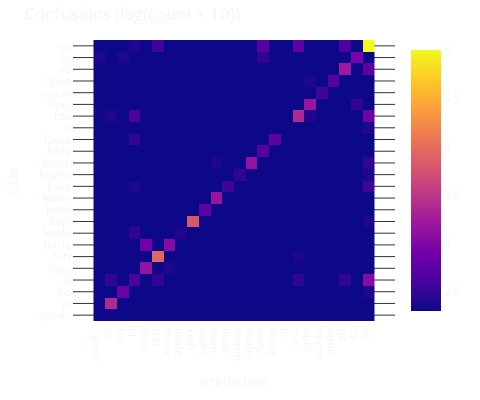

Here is the notebook cell this chart was saved with:
### Markdown cell above
### eval only on non-det

### Code cell
pred_tags = []
true_tags = []

for pred, true_t, det in zip(
    predictions, val_tag_true_idx, val_tag_det_idx, strict=True
):
    for p, t, d in zip(pred, true_t, det):
        if tag_vocab[d] == "uk":
            tp = tag_vocab[p.item()]
            tt = tag_vocab[t]
            true_tags.append(tt)
            pred_tags.append(tp)
print(len(pred_tags), len(true_tags))

labels_left = sorted(set(pred_tags + true_tags))

acc = metrics.accuracy_score(true_tags, pred_tags)
print("accuracy", acc)
f1_macro = metrics.f1_score(true_tags, pred_tags, average="macro")
print("F1_macro", f1_macro)

confmat = metrics.confusion_matrix(true_tags, pred_tags, labels=labels_left)

dtplot.heatmap(
    confmat,
    labels_left,
    log_scale=True,
    pseudo_count=10,
    size=400,
).update_layout(title="Confusions (log(count + 10))").show()

### Figure 1 — Plotly figure (JSON) as saved in the notebook; plotly's stock layout.template omitted (floating-point values rounded to 4 significant figures; data arrays with more than 128 entries replaced by an {"elided": "..."} marker saying what was removed)
{"data": [{"text": {"elided": "24x24 int values"}, "type": "heatmap", "x": ["<pad>", "at", "bo", "cl", "fnas", "fnfr", "fnme", "kwde", "kwfl", "kwfn", "kwim", "kwio", "kwmo", "kwop", "kwty", "kwva", "li", "mo", "opbi", "opcm", "opun", "pa", "sy", "va"], "y": ["<pad>", "at", "bo", "cl", "fnas", "fnfr", "fnme", "kwde", "kwfl", "kwfn", "kwim", "kwio", "kwmo", "kwop", "kwty", "kwva", "li", "mo", "opbi", "opcm", "opun", "pa", "sy", "va"], "z": {"elided": "24x24 float values"}}], "layout": {"height": 400, "title": {"text": "Confusions (log(count + 10))"}, "width": 480, "xaxis": {"dtick": 1, "title": {"text": "prediction"}, "type": "category"}, "yaxis": {"dtick": 1, "scaleanchor": "x", "title": {"text": "true"}, "type": "category"}}}
